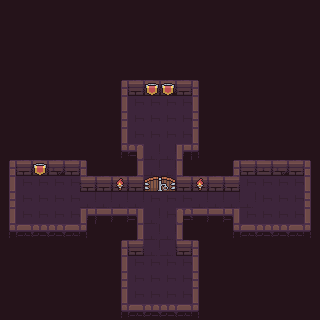

A level layout from a 2D game, rendered from its tile map. Below: a short description, then the map file with its tile-grid data intact:
An orthogonal 20x20 tile map with 16x16 px tiles, 4 tile layers (background, road, wall, item).

<map version="1.4" tiledversion="1.4.2" orientation="orthogonal" renderorder="right-down" width="20" height="20" tilewidth="16" tileheight="16" infinite="0" nextlayerid="5" nextobjectid="1">
 <tileset firstgid="1" name="Dungeon_Tileset" tilewidth="16" tileheight="16" tilecount="100" columns="10">
  <image source="Dungeon_Tileset.png" width="160" height="160" />
 </tileset>
 <layer id="1" name="background" width="20" height="20">
  <data encoding="csv">
79,79,79,79,79,79,79,79,79,79,79,79,79,79,79,79,79,79,79,79,
79,79,79,79,79,79,79,79,79,79,79,79,79,79,79,79,79,79,79,79,
79,79,79,79,79,79,79,79,79,79,79,79,79,79,79,79,79,79,79,79,
79,79,79,79,79,79,79,79,79,79,79,79,79,79,79,79,79,79,79,79,
79,79,79,79,79,79,79,79,79,79,79,79,79,79,79,79,79,79,79,79,
79,79,79,79,79,79,79,79,79,79,79,79,79,79,79,79,79,79,79,79,
79,79,79,79,79,79,79,79,79,79,79,79,79,79,79,79,79,79,79,79,
79,79,79,79,79,79,79,79,79,79,79,79,79,79,79,79,79,79,79,79,
79,79,79,79,79,79,79,79,79,79,79,79,79,79,79,79,79,79,79,79,
79,79,79,79,79,79,79,79,79,79,79,79,79,79,79,79,79,79,79,79,
79,79,79,79,79,79,79,79,79,79,79,79,79,79,79,79,79,79,79,79,
79,79,79,79,79,79,79,79,79,79,79,79,79,79,79,79,79,79,79,79,
79,79,79,79,79,79,79,79,79,79,79,79,79,79,79,79,79,79,79,79,
79,79,79,79,79,79,79,79,79,79,79,79,79,79,79,79,79,79,79,79,
79,79,79,79,79,79,79,79,79,79,79,79,79,79,79,79,79,79,79,79,
79,79,79,79,79,79,79,79,79,79,79,79,79,79,79,79,79,79,79,79,
79,79,79,79,79,79,79,79,79,79,79,79,79,79,79,79,79,79,79,79,
79,79,79,79,79,79,79,79,79,79,79,79,79,79,79,79,79,79,79,79,
79,79,79,79,79,79,79,79,79,79,79,79,79,79,79,79,79,79,79,79,
79,79,79,79,79,79,79,79,79,79,79,79,79,79,79,79,79,79,79,79
</data>
 </layer>
 <layer id="2" name="road" width="20" height="20">
  <data encoding="csv">
0,0,0,0,0,0,0,0,0,0,0,0,0,0,0,0,0,0,0,0,
0,0,0,0,0,0,0,0,0,0,0,0,0,0,0,0,0,0,0,0,
0,0,0,0,0,0,0,0,0,0,0,0,0,0,0,0,0,0,0,0,
0,0,0,0,0,0,0,0,0,0,0,0,0,0,0,0,0,0,0,0,
0,0,0,0,0,0,0,0,0,0,0,0,0,0,0,0,0,0,0,0,
0,0,0,0,0,0,0,0,0,0,0,0,0,0,0,0,0,0,0,0,
0,0,0,0,0,0,0,0,18,18,18,18,0,0,0,0,0,0,0,0,
0,0,0,0,0,0,0,0,18,18,18,18,0,0,0,0,0,0,0,0,
0,0,0,0,0,0,0,0,18,18,18,18,0,0,0,0,0,0,0,0,
0,0,0,0,0,0,0,0,0,8,8,0,0,0,0,0,0,0,0,0,
0,0,0,0,0,0,0,0,0,8,8,0,0,0,0,0,0,0,0,0,
0,18,18,18,18,0,0,0,0,18,18,0,0,0,0,18,18,18,18,0,
0,18,18,18,18,8,8,8,8,18,18,18,8,8,8,8,18,18,18,0,
0,18,18,18,18,0,0,0,0,8,18,0,0,0,0,18,18,18,18,0,
0,0,0,0,0,0,0,0,0,8,8,0,0,0,0,0,0,0,0,0,
0,0,0,0,0,0,0,0,0,8,8,0,0,0,0,0,0,0,0,0,
0,0,0,0,0,0,0,0,18,18,18,18,0,0,0,0,0,0,0,0,
0,0,0,0,0,0,0,0,18,18,18,18,0,0,0,0,0,0,0,0,
0,0,0,0,0,0,0,0,18,18,18,18,0,0,0,0,0,0,0,0,
0,0,0,0,0,0,0,0,0,0,0,0,0,0,0,0,0,0,0,0
</data>
 </layer>
 <layer id="3" name="wall" width="20" height="20">
  <data encoding="csv">
0,0,0,0,0,0,0,0,0,0,0,0,0,0,0,0,0,0,0,0,
0,0,0,0,0,0,0,0,0,0,0,0,0,0,0,0,0,0,0,0,
0,0,0,0,0,0,0,0,0,0,0,0,0,0,0,0,0,0,0,0,
0,0,0,0,0,0,0,0,0,0,0,0,0,0,0,0,0,0,0,0,
0,0,0,0,0,0,0,0,0,0,0,0,0,0,0,0,0,0,0,0,
0,0,0,0,0,0,0,1,2,3,4,5,6,0,0,0,0,0,0,0,
0,0,0,0,0,0,0,11,0,0,0,0,16,0,0,0,0,0,0,0,
0,0,0,0,0,0,0,21,0,0,0,0,26,0,0,0,0,0,0,0,
0,0,0,0,0,0,0,31,0,0,0,0,36,0,0,0,0,0,0,0,
0,0,0,0,0,0,0,41,56,0,0,51,46,0,0,0,0,0,0,0,
1,2,3,4,5,6,0,0,11,0,0,16,0,0,1,2,3,4,5,6,
11,0,0,0,0,2,2,2,2,0,0,2,2,2,2,0,0,0,0,16,
21,0,0,0,0,0,0,0,0,0,0,0,0,0,0,0,0,0,0,26,
31,0,0,0,0,51,52,52,54,0,0,55,52,52,54,0,0,0,0,36,
41,42,43,44,45,46,0,0,31,0,0,36,0,0,41,42,43,44,45,46,
0,0,0,0,0,0,0,1,2,0,0,5,6,0,0,0,0,0,0,0,
0,0,0,0,0,0,0,11,0,0,0,0,16,0,0,0,0,0,0,0,
0,0,0,0,0,0,0,21,0,0,0,0,26,0,0,0,0,0,0,0,
0,0,0,0,0,0,0,31,0,0,0,0,36,0,0,0,0,0,0,0,
0,0,0,0,0,0,0,41,42,43,44,45,46,0,0,0,0,0,0,0
</data>
 </layer>
 <layer id="4" name="item" width="20" height="20">
  <data encoding="csv">
0,0,0,0,0,0,0,0,0,0,0,0,0,0,0,0,0,0,0,0,
0,0,0,0,0,0,0,0,0,0,0,0,0,0,0,0,0,0,0,0,
0,0,0,0,0,0,0,0,0,0,0,0,0,0,0,0,0,0,0,0,
0,0,0,0,0,0,0,0,0,0,0,0,0,0,0,0,0,0,0,0,
0,0,0,0,0,0,0,0,0,0,0,0,0,0,0,0,0,0,0,0,
0,0,0,0,0,0,0,0,0,75,75,0,0,0,0,0,0,0,0,0,
0,0,0,0,0,0,0,0,0,0,0,0,0,0,0,0,0,0,0,0,
0,0,0,0,0,0,0,0,0,0,0,0,0,0,0,0,0,0,0,0,
0,0,0,0,0,0,0,0,0,0,0,0,0,0,0,0,0,0,0,0,
0,0,0,0,0,0,0,0,0,0,0,0,0,0,0,0,0,0,0,0,
0,0,75,0,0,0,0,0,0,0,0,0,0,0,0,0,0,0,0,0,
0,0,0,0,0,0,0,91,0,67,68,0,91,0,0,0,0,0,0,0,
0,0,0,0,0,0,0,0,0,0,0,0,0,0,0,0,0,0,0,0,
0,0,0,0,0,0,0,0,0,0,0,0,0,0,0,0,0,0,0,0,
0,0,0,0,0,0,0,0,0,0,0,0,0,0,0,0,0,0,0,0,
0,0,0,0,0,0,0,0,0,0,0,0,0,0,0,0,0,0,0,0,
0,0,0,0,0,0,0,0,0,0,0,0,0,0,0,0,0,0,0,0,
0,0,0,0,0,0,0,0,0,0,0,0,0,0,0,0,0,0,0,0,
0,0,0,0,0,0,0,0,0,0,0,0,0,0,0,0,0,0,0,0,
0,0,0,0,0,0,0,0,0,0,0,0,0,0,0,0,0,0,0,0
</data>
 </layer>
</map>
